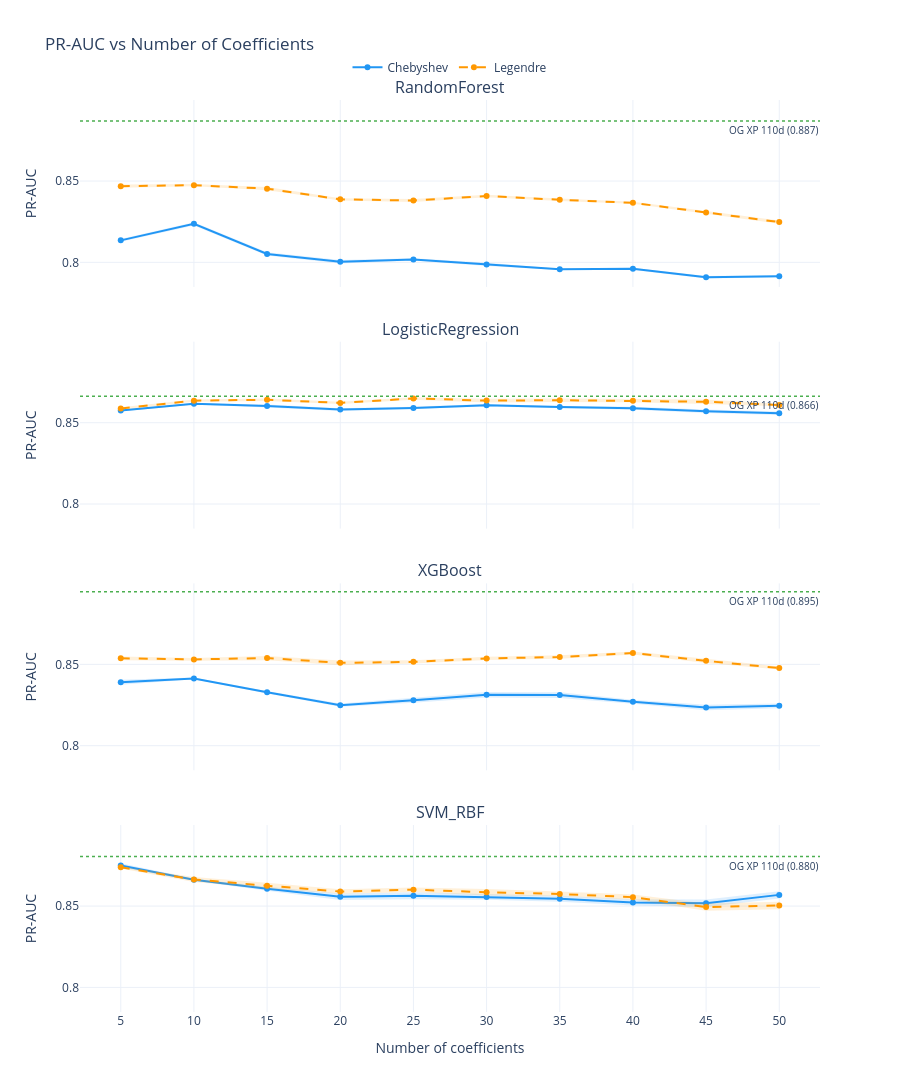

Here is the notebook cell this chart was saved with:
### Code cell
fig_prauc = plot_efficiency("pr_auc", "PR-AUC")
try:
    fig_prauc.write_image(str(RESULTS_DIR / "focused_efficiency_pr_auc.png"), scale=2)
except Exception as e:
    print(f"Static export skipped: {e}")
fig_prauc.show()

### Figure 1 — Plotly figure (JSON) as saved in the notebook; plotly's stock layout.template omitted (floating-point values rounded to 4 significant figures)
{"data": [{"hovertemplate": "Chebyshev<br>n_coeffs=%{x}<br>pr_auc=%{y:.4f}<extra></extra>", "legendgroup": "chebyshev", "line": {"color": "#2196F3", "dash": "solid"}, "marker": {"size": 6}, "mode": "lines+markers", "name": "Chebyshev", "showlegend": true, "type": "scatter", "x": [5, 10, 15, 20, 25, 30, 35, 40, 45, 50], "xaxis": "x", "y": [0.8135, 0.8237, 0.8052, 0.8003, 0.8018, 0.7987, 0.7957, 0.796, 0.7908, 0.7915], "yaxis": "y"}, {"fill": "toself", "fillcolor": "rgba(33,150,243,0.15)", "hoverinfo": "skip", "line": {"width": 0}, "mode": "lines", "showlegend": false, "type": "scatter", "x": [5, 10, 15, 20, 25, 30, 35, 40, 45, 50, 50, 45, 40, 35, 30, 25, 20, 15, 10, 5], "xaxis": "x", "y": [0.8143, 0.8247, 0.8061, 0.8014, 0.8025, 0.7997, 0.7961, 0.7967, 0.7916, 0.792, 0.7909, 0.7901, 0.7954, 0.7953, 0.7978, 0.8011, 0.7992, 0.8042, 0.8226, 0.8127], "yaxis": "y"}, {"hovertemplate": "Legendre<br>n_coeffs=%{x}<br>pr_auc=%{y:.4f}<extra></extra>", "legendgroup": "legendre", "line": {"color": "#FF9800", "dash": "dash"}, "marker": {"size": 6}, "mode": "lines+markers", "name": "Legendre", "showlegend": true, "type": "scatter", "x": [5, 10, 15, 20, 25, 30, 35, 40, 45, 50], "xaxis": "x", "y": [0.8469, 0.8475, 0.8453, 0.8387, 0.838, 0.8408, 0.8385, 0.8366, 0.8307, 0.8248], "yaxis": "y"}, {"fill": "toself", "fillcolor": "rgba(255,152,0,0.15)", "hoverinfo": "skip", "line": {"width": 0}, "mode": "lines", "showlegend": false, "type": "scatter", "x": [5, 10, 15, 20, 25, 30, 35, 40, 45, 50, 50, 45, 40, 35, 30, 25, 20, 15, 10, 5], "xaxis": "x", "y": [0.8478, 0.8481, 0.8463, 0.8395, 0.839, 0.8416, 0.8392, 0.8372, 0.8315, 0.8258, 0.8238, 0.8298, 0.836, 0.8377, 0.84, 0.8371, 0.838, 0.8443, 0.8468, 0.8459], "yaxis": "y"}, {"hovertemplate": "Chebyshev<br>n_coeffs=%{x}<br>pr_auc=%{y:.4f}<extra></extra>", "legendgroup": "chebyshev", "line": {"color": "#2196F3", "dash": "solid"}, "marker": {"size": 6}, "mode": "lines+markers", "name": "Chebyshev", "showlegend": false, "type": "scatter", "x": [5, 10, 15, 20, 25, 30, 35, 40, 45, 50], "xaxis": "x2", "y": [0.8575, 0.8616, 0.8603, 0.8581, 0.8591, 0.8607, 0.8597, 0.8589, 0.8571, 0.8559], "yaxis": "y2"}, {"fill": "toself", "fillcolor": "rgba(33,150,243,0.15)", "hoverinfo": "skip", "line": {"width": 0}, "mode": "lines", "showlegend": false, "type": "scatter", "x": [5, 10, 15, 20, 25, 30, 35, 40, 45, 50, 50, 45, 40, 35, 30, 25, 20, 15, 10, 5], "xaxis": "x2", "y": [0.858, 0.8621, 0.8611, 0.8589, 0.8598, 0.8615, 0.8603, 0.8598, 0.8581, 0.8569, 0.8548, 0.856, 0.858, 0.859, 0.86, 0.8584, 0.8573, 0.8594, 0.8611, 0.8569], "yaxis": "y2"}, {"hovertemplate": "Legendre<br>n_coeffs=%{x}<br>pr_auc=%{y:.4f}<extra></extra>", "legendgroup": "legendre", "line": {"color": "#FF9800", "dash": "dash"}, "marker": {"size": 6}, "mode": "lines+markers", "name": "Legendre", "showlegend": false, "type": "scatter", "x": [5, 10, 15, 20, 25, 30, 35, 40, 45, 50], "xaxis": "x2", "y": [0.8588, 0.8636, 0.8641, 0.8622, 0.8649, 0.8636, 0.8638, 0.8636, 0.8629, 0.8609], "yaxis": "y2"}, {"fill": "toself", "fillcolor": "rgba(255,152,0,0.15)", "hoverinfo": "skip", "line": {"width": 0}, "mode": "lines", "showlegend": false, "type": "scatter", "x": [5, 10, 15, 20, 25, 30, 35, 40, 45, 50, 50, 45, 40, 35, 30, 25, 20, 15, 10, 5], "xaxis": "x2", "y": [0.8595, 0.8643, 0.8649, 0.8629, 0.8657, 0.8648, 0.8649, 0.8646, 0.8642, 0.8617, 0.8601, 0.8615, 0.8625, 0.8628, 0.8624, 0.8641, 0.8615, 0.8634, 0.8628, 0.858], "yaxis": "y2"}, {"hovertemplate": "Chebyshev<br>n_coeffs=%{x}<br>pr_auc=%{y:.4f}<extra></extra>", "legendgroup": "chebyshev", "line": {"color": "#2196F3", "dash": "solid"}, "marker": {"size": 6}, "mode": "lines+markers", "name": "Chebyshev", "showlegend": false, "type": "scatter", "x": [5, 10, 15, 20, 25, 30, 35, 40, 45, 50], "xaxis": "x3", "y": [0.8391, 0.8414, 0.8329, 0.8249, 0.8279, 0.8314, 0.8311, 0.8271, 0.8236, 0.8245], "yaxis": "y3"}, {"fill": "toself", "fillcolor": "rgba(33,150,243,0.15)", "hoverinfo": "skip", "line": {"width": 0}, "mode": "lines", "showlegend": false, "type": "scatter", "x": [5, 10, 15, 20, 25, 30, 35, 40, 45, 50, 50, 45, 40, 35, 30, 25, 20, 15, 10, 5], "xaxis": "x3", "y": [0.8406, 0.8419, 0.8337, 0.8259, 0.8294, 0.8331, 0.8329, 0.8283, 0.8253, 0.826, 0.823, 0.8219, 0.8259, 0.8294, 0.8297, 0.8264, 0.8239, 0.8322, 0.8409, 0.8375], "yaxis": "y3"}, {"hovertemplate": "Legendre<br>n_coeffs=%{x}<br>pr_auc=%{y:.4f}<extra></extra>", "legendgroup": "legendre", "line": {"color": "#FF9800", "dash": "dash"}, "marker": {"size": 6}, "mode": "lines+markers", "name": "Legendre", "showlegend": false, "type": "scatter", "x": [5, 10, 15, 20, 25, 30, 35, 40, 45, 50], "xaxis": "x3", "y": [0.8537, 0.8531, 0.8539, 0.8509, 0.8516, 0.8536, 0.8546, 0.857, 0.8522, 0.8478], "yaxis": "y3"}, {"fill": "toself", "fillcolor": "rgba(255,152,0,0.15)", "hoverinfo": "skip", "line": {"width": 0}, "mode": "lines", "showlegend": false, "type": "scatter", "x": [5, 10, 15, 20, 25, 30, 35, 40, 45, 50, 50, 45, 40, 35, 30, 25, 20, 15, 10, 5], "xaxis": "x3", "y": [0.8549, 0.854, 0.8551, 0.8523, 0.8526, 0.8546, 0.8557, 0.858, 0.8535, 0.8487, 0.8468, 0.8508, 0.856, 0.8535, 0.8527, 0.8505, 0.8496, 0.8526, 0.8522, 0.8525], "yaxis": "y3"}, {"hovertemplate": "Chebyshev<br>n_coeffs=%{x}<br>pr_auc=%{y:.4f}<extra></extra>", "legendgroup": "chebyshev", "line": {"color": "#2196F3", "dash": "solid"}, "marker": {"size": 6}, "mode": "lines+markers", "name": "Chebyshev", "showlegend": false, "type": "scatter", "x": [5, 10, 15, 20, 25, 30, 35, 40, 45, 50], "xaxis": "x4", "y": [0.875, 0.8662, 0.8606, 0.8558, 0.8564, 0.8556, 0.8545, 0.8522, 0.8517, 0.8569], "yaxis": "y4"}, {"fill": "toself", "fillcolor": "rgba(33,150,243,0.15)", "hoverinfo": "skip", "line": {"width": 0}, "mode": "lines", "showlegend": false, "type": "scatter", "x": [5, 10, 15, 20, 25, 30, 35, 40, 45, 50, 50, 45, 40, 35, 30, 25, 20, 15, 10, 5], "xaxis": "x4", "y": [0.8764, 0.8668, 0.8618, 0.8578, 0.8585, 0.8574, 0.8563, 0.8542, 0.8541, 0.8591, 0.8546, 0.8494, 0.8503, 0.8526, 0.8539, 0.8542, 0.8538, 0.8594, 0.8656, 0.8737], "yaxis": "y4"}, {"hovertemplate": "Legendre<br>n_coeffs=%{x}<br>pr_auc=%{y:.4f}<extra></extra>", "legendgroup": "legendre", "line": {"color": "#FF9800", "dash": "dash"}, "marker": {"size": 6}, "mode": "lines+markers", "name": "Legendre", "showlegend": false, "type": "scatter", "x": [5, 10, 15, 20, 25, 30, 35, 40, 45, 50], "xaxis": "x4", "y": [0.8738, 0.8664, 0.8625, 0.859, 0.8601, 0.8585, 0.8574, 0.8555, 0.8494, 0.8504], "yaxis": "y4"}, {"fill": "toself", "fillcolor": "rgba(255,152,0,0.15)", "hoverinfo": "skip", "line": {"width": 0}, "mode": "lines", "showlegend": false, "type": "scatter", "x": [5, 10, 15, 20, 25, 30, 35, 40, 45, 50, 50, 45, 40, 35, 30, 25, 20, 15, 10, 5], "xaxis": "x4", "y": [0.8745, 0.8678, 0.8643, 0.8604, 0.8615, 0.8605, 0.8589, 0.8571, 0.8516, 0.8526, 0.8481, 0.8472, 0.8539, 0.856, 0.8565, 0.8587, 0.8575, 0.8607, 0.8649, 0.8732], "yaxis": "y4"}], "layout": {"annotations": [{"font": {"size": 16}, "showarrow": false, "text": "RandomForest", "x": 0.5, "xanchor": "center", "xref": "paper", "y": 1, "yanchor": "bottom", "yref": "paper"}, {"font": {"size": 16}, "showarrow": false, "text": "LogisticRegression", "x": 0.5, "xanchor": "center", "xref": "paper", "y": 0.735, "yanchor": "bottom", "yref": "paper"}, {"font": {"size": 16}, "showarrow": false, "text": "XGBoost", "x": 0.5, "xanchor": "center", "xref": "paper", "y": 0.47, "yanchor": "bottom", "yref": "paper"}, {"font": {"size": 16}, "showarrow": false, "text": "SVM_RBF", "x": 0.5, "xanchor": "center", "xref": "paper", "y": 0.205, "yanchor": "bottom", "yref": "paper"}, {"font": {"size": 10}, "showarrow": false, "text": "OG XP 110d (0.887)", "x": 1, "xanchor": "right", "xref": "x domain", "y": 0.8869, "yanchor": "top", "yref": "y"}, {"font": {"size": 10}, "showarrow": false, "text": "OG XP 110d (0.866)", "x": 1, "xanchor": "right", "xref": "x2 domain", "y": 0.8663, "yanchor": "top", "yref": "y2"}, {"font": {"size": 10}, "showarrow": false, "text": "OG XP 110d (0.895)", "x": 1, "xanchor": "right", "xref": "x3 domain", "y": 0.8946, "yanchor": "top", "yref": "y3"}, {"font": {"size": 10}, "showarrow": false, "text": "OG XP 110d (0.880)", "x": 1, "xanchor": "right", "xref": "x4 domain", "y": 0.8805, "yanchor": "top", "yref": "y4"}], "height": 1400, "legend": {"orientation": "h", "x": 0.5, "xanchor": "center", "y": 1.02, "yanchor": "bottom"}, "shapes": [{"line": {"color": "#4CAF50", "dash": "dot", "width": 1.5}, "type": "line", "x0": 0, "x1": 1, "xref": "x domain", "y0": 0.8869, "y1": 0.8869, "yref": "y"}, {"line": {"color": "#4CAF50", "dash": "dot", "width": 1.5}, "type": "line", "x0": 0, "x1": 1, "xref": "x2 domain", "y0": 0.8663, "y1": 0.8663, "yref": "y2"}, {"line": {"color": "#4CAF50", "dash": "dot", "width": 1.5}, "type": "line", "x0": 0, "x1": 1, "xref": "x3 domain", "y0": 0.8946, "y1": 0.8946, "yref": "y3"}, {"line": {"color": "#4CAF50", "dash": "dot", "width": 1.5}, "type": "line", "x0": 0, "x1": 1, "xref": "x4 domain", "y0": 0.8805, "y1": 0.8805, "yref": "y4"}], "title": {"text": "PR-AUC vs Number of Coefficients"}, "xaxis": {"anchor": "y", "domain": [0, 1], "matches": "x4", "showticklabels": false}, "xaxis2": {"anchor": "y2", "domain": [0, 1], "matches": "x4", "showticklabels": false}, "xaxis3": {"anchor": "y3", "domain": [0, 1], "matches": "x4", "showticklabels": false}, "xaxis4": {"anchor": "y4", "domain": [0, 1], "tickvals": [5, 10, 15, 20, 25, 30, 35, 40, 45, 50], "title": {"text": "Number of coefficients"}}, "yaxis": {"anchor": "x", "domain": [0.795, 1], "range": [0.7849, 0.8998], "title": {"text": "PR-AUC"}}, "yaxis2": {"anchor": "x2", "domain": [0.53, 0.735], "range": [0.7849, 0.8998], "title": {"text": "PR-AUC"}}, "yaxis3": {"anchor": "x3", "domain": [0.265, 0.47], "range": [0.7849, 0.8998], "title": {"text": "PR-AUC"}}, "yaxis4": {"anchor": "x4", "domain": [0, 0.205], "range": [0.7849, 0.8998], "title": {"text": "PR-AUC"}}}}
